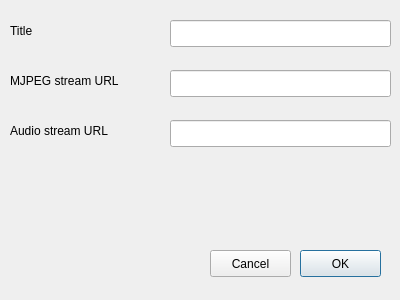
<?xml version="1.0" encoding="UTF-8"?>
<ui version="4.0">
 <class>CameraInfoDialog</class>
 <widget class="QDialog" name="CameraInfoDialog">
  <property name="geometry">
   <rect>
    <x>0</x>
    <y>0</y>
    <width>400</width>
    <height>300</height>
   </rect>
  </property>
  <property name="windowTitle">
   <string>Dialog</string>
  </property>
  <property name="windowIcon">
   <iconset resource="resources.qrc">
    <normaloff>:/new/context_actions/res/settings-small.png</normaloff>:/new/context_actions/res/settings-small.png</iconset>
  </property>
  <widget class="QPushButton" name="pbCancel">
   <property name="geometry">
    <rect>
     <x>210</x>
     <y>250</y>
     <width>81</width>
     <height>27</height>
    </rect>
   </property>
   <property name="text">
    <string>Cancel</string>
   </property>
  </widget>
  <widget class="QPushButton" name="pbOK">
   <property name="geometry">
    <rect>
     <x>300</x>
     <y>250</y>
     <width>81</width>
     <height>27</height>
    </rect>
   </property>
   <property name="text">
    <string>OK</string>
   </property>
   <property name="default">
    <bool>true</bool>
   </property>
  </widget>
  <widget class="QLabel" name="label">
   <property name="geometry">
    <rect>
     <x>10</x>
     <y>20</y>
     <width>71</width>
     <height>21</height>
    </rect>
   </property>
   <property name="text">
    <string>Title</string>
   </property>
  </widget>
  <widget class="QLabel" name="label_2">
   <property name="geometry">
    <rect>
     <x>10</x>
     <y>70</y>
     <width>131</width>
     <height>21</height>
    </rect>
   </property>
   <property name="text">
    <string>MJPEG stream URL</string>
   </property>
  </widget>
  <widget class="QLabel" name="label_3">
   <property name="geometry">
    <rect>
     <x>10</x>
     <y>120</y>
     <width>131</width>
     <height>21</height>
    </rect>
   </property>
   <property name="text">
    <string>Audio stream URL</string>
   </property>
  </widget>
  <widget class="QLineEdit" name="leName">
   <property name="geometry">
    <rect>
     <x>170</x>
     <y>20</y>
     <width>221</width>
     <height>27</height>
    </rect>
   </property>
  </widget>
  <widget class="QLineEdit" name="leSourceUrl">
   <property name="geometry">
    <rect>
     <x>170</x>
     <y>70</y>
     <width>221</width>
     <height>27</height>
    </rect>
   </property>
  </widget>
  <widget class="QLineEdit" name="leAudioSourceUrl">
   <property name="geometry">
    <rect>
     <x>170</x>
     <y>120</y>
     <width>221</width>
     <height>27</height>
    </rect>
   </property>
  </widget>
 </widget>
 <tabstops>
  <tabstop>leName</tabstop>
  <tabstop>leSourceUrl</tabstop>
  <tabstop>leAudioSourceUrl</tabstop>
  <tabstop>pbCancel</tabstop>
  <tabstop>pbOK</tabstop>
 </tabstops>
 <resources>
  <include location="resources.qrc"/>
 </resources>
 <connections>
  <connection>
   <sender>pbCancel</sender>
   <signal>clicked()</signal>
   <receiver>CameraInfoDialog</receiver>
   <slot>reject()</slot>
   <hints>
    <hint type="sourcelabel">
     <x>259</x>
     <y>273</y>
    </hint>
    <hint type="destinationlabel">
     <x>139</x>
     <y>279</y>
    </hint>
   </hints>
  </connection>
  <connection>
   <sender>pbOK</sender>
   <signal>clicked()</signal>
   <receiver>CameraInfoDialog</receiver>
   <slot>accept()</slot>
   <hints>
    <hint type="sourcelabel">
     <x>322</x>
     <y>270</y>
    </hint>
    <hint type="destinationlabel">
     <x>268</x>
     <y>289</y>
    </hint>
   </hints>
  </connection>
  <connection>
   <sender>leName</sender>
   <signal>textChanged(QString)</signal>
   <receiver>CameraInfoDialog</receiver>
   <slot>checkEnteredData()</slot>
   <hints>
    <hint type="sourcelabel">
     <x>288</x>
     <y>33</y>
    </hint>
    <hint type="destinationlabel">
     <x>155</x>
     <y>14</y>
    </hint>
   </hints>
  </connection>
  <connection>
   <sender>leSourceUrl</sender>
   <signal>textChanged(QString)</signal>
   <receiver>CameraInfoDialog</receiver>
   <slot>checkEnteredData()</slot>
   <hints>
    <hint type="sourcelabel">
     <x>194</x>
     <y>82</y>
    </hint>
    <hint type="destinationlabel">
     <x>154</x>
     <y>69</y>
    </hint>
   </hints>
  </connection>
 </connections>
 <slots>
  <slot>checkEnteredData()</slot>
 </slots>
</ui>
